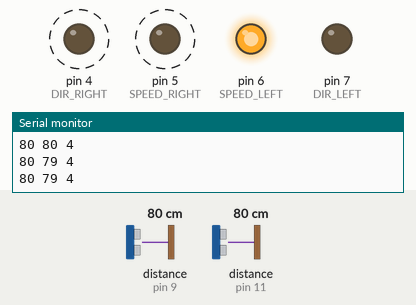
Bench run of a sketch on a simulated Arduino Uno, built with avr-gcc and run on an emulated ATmega328P. On the bench: output pins drawn as LEDs (lit = HIGH), the last lines printed to the serial monitor. Wiring (inferred from the names in the program): 2 × ultrasonic range finder: trigger pin 8, echo pin 9 / trigger pin 12, echo pin 11. Dashed ring = blinking. The inputs (shaded band) are chosen by the test bench; at power-on: distance to the obstacle (sensors on pin 11, pin 9) 80 cm. The echo pulse lasts 58.3 µs per cm; pins used as bus, display or sensor lines are not drawn.

Above: at 1.2 s.
1.3 s: distance to the obstacle (sensor on pin 11) set to 2 cm
At 2.0 s:
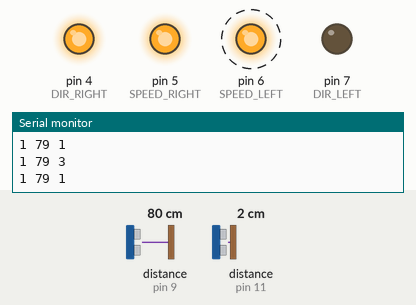
4.3 s: distance to the obstacle (sensor on pin 9) set to 34 cm
7.3 s: distance to the obstacle (sensor on pin 9) set to 27 cm
At 7.55 s:
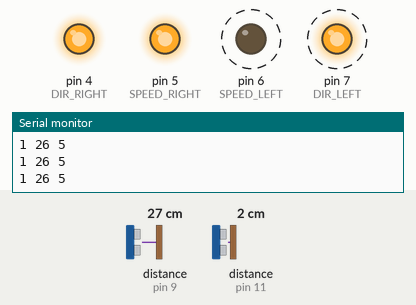
10.3 s: distance to the obstacle (sensor on pin 9) set to 250 cm
13.3 s: distance to the obstacle (sensor on pin 11) set to 17 cm
16.3 s: distance to the obstacle (sensor on pin 11) set to 21 cm
At 16.8 s:
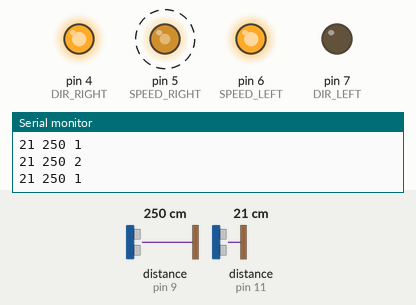
Timing chart, 0 to 20.3 s (numbered marks = the images above; inputs shaded):
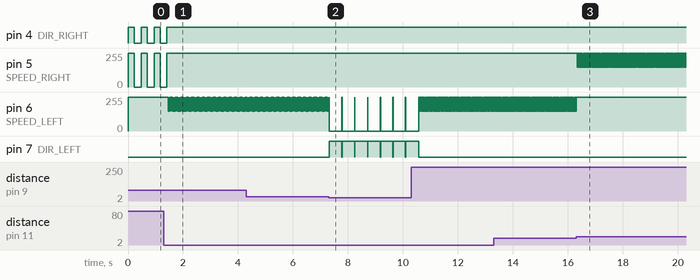

The sketch:

car_lab.ino
```cpp
// 47 - расстояние 56 - скорость / врепед - HIGH  назад - LEFT
#define DIR_RIGHT 4
#define SPEED_RIGHT 5
#define DIR_LEFT 7
#define SPEED_LEFT 6

#define EYE_LEFT_ECHO 11
#define EYE_LEFT_TRIGGER 12

#define EYE_FRONT_ECHO 9
#define EYE_FRONT_TRIGGER 8

void move(int rspeed, int lspeed){
  bool lforward = lspeed <= 0;
  bool rforward = rspeed > 0;
  digitalWrite(DIR_RIGHT, rforward);
  digitalWrite(DIR_LEFT, lforward);
  analogWrite(SPEED_RIGHT, abs(rspeed));
  analogWrite(SPEED_LEFT, abs(lspeed));
}

enum State {
  Stop,
  Forward,
  TurnLeft,
  TurnRight,
  RotateLeft,
  RotateRight
};

State state = State::Forward;

int LD = 20;
int CD = 15;
int FD = 30;

int ld = 0;
int fd = 0;
int rotation_counter = 0;
int prev_ld = 0;
int rotate_delay = 0;

int last_millis = 0;

void set_state(int new_state) {
  if (new_state != state) {
    rotation_counter = 450;
    state = new_state;
  }
}

// int state_forward_run() {
//   move(255, 255);
//   if (fd > CD && CD < ld && ld <FD){
//     return State::Forward;
//   }
//   if (ld > FD){
//     return State::TurnLeft;
//   }
//   if (ld < CD){
//     return State::TurnRight;
//   }
//   if (fd < CD && CD < ld && ld < FD){
//     rotation_counter = 250;
//     return State::RotateRight;
//   }
//   if (fd < FD && ld -prev_ld > LD){
//     rotation_counter = 250;
//     return State::RotateLeft;
//   }


//   if (fd < FD) {
//     return State::Stop;
//   }
// }


int state_forward_run() {
  move(255, 255);
  // if (ld > LD && prev_ld > LD) {
  //   delay(200);
  //   return State::RotateLeft;
  // }
  if (fd < FD) {
    return State::RotateRight;
  }
  if (ld > 40 + 2 && prev_ld > 40 + 2) {
    delay(200);
    return State::RotateLeft;
  }
  if (ld < CD + 5 && prev_ld < CD + 5) {
    return State::TurnRight;
  }
  if (ld > CD + 2 && prev_ld > CD + 2) {
    return State::TurnLeft;
  }

  return State::Forward;
}


int state_stop_run() {
  move(0, 0);
  // if (fd > CD && CD < ld < FD) {
  if (ld < FD) {
    return State::Forward;
  }
  return State::Stop;
}

int state_turn_left_run() {
  move(150, 255);
  // if (fd > CD && CD < ld < FD) {
  // if (ld < FD) {
  //   return State::Forward;
  // }
  // return State::TurnLeft;
  return State::Forward;
}

int state_turn_right_run() {
  move(255, 150);
  // if (fd > CD && CD < ld < FD) {
  // if (ld < FD) {
  //   return State::Forward;
  // }
  // return State::TurnRight;
  return State::Forward;
}

int state_rotate_left_run() {
  move(0, 255);
  if (rotation_counter <= 0) {
    return State::Forward;
  }
  return State::RotateLeft;
}

int state_rotate_right_run() {
  move(255, 0);
  if (rotation_counter <= 0) {
    return State::Forward;
  }
  return State::RotateRight;
}

int process_state() {
  switch (state) {
    case State::Stop:
      return state_stop_run();
    case State::Forward:
      return state_forward_run();
    case State::TurnRight:
      return state_turn_right_run();
    case State::TurnLeft:
      return state_turn_left_run();
    case State::RotateLeft:
      return state_rotate_left_run();
    case State::RotateRight:
      return state_rotate_right_run();
  }
}

void state_run() {
  int new_state = process_state();
  set_state(new_state);
}

void setup() {
  Serial.begin(9600);
  last_millis = millis();
  for(int i = 4; i <= 7; i++){
    pinMode(i, OUTPUT);
  }
  pinMode(EYE_LEFT_ECHO, INPUT);
  pinMode(EYE_LEFT_TRIGGER, OUTPUT);
  pinMode(EYE_FRONT_ECHO, INPUT);
  pinMode(EYE_FRONT_TRIGGER, OUTPUT);
}

void loop() {
  digitalWrite(EYE_FRONT_TRIGGER, LOW);
  delayMicroseconds(5);
  digitalWrite(EYE_FRONT_TRIGGER, HIGH);
  delayMicroseconds(10);
  digitalWrite(EYE_FRONT_TRIGGER, LOW);
  fd = pulseIn(EYE_FRONT_ECHO, HIGH) / 2 / 29.1;

  digitalWrite(EYE_LEFT_TRIGGER, LOW);
  delayMicroseconds(5);
  digitalWrite(EYE_LEFT_TRIGGER, HIGH);
  delayMicroseconds(10);
  digitalWrite(EYE_LEFT_TRIGGER, LOW);
  ld = pulseIn(EYE_LEFT_ECHO, HIGH) / 2 / 29.1;

  state_run();
  if (rotation_counter > 0) {
    rotation_counter -= millis() - last_millis;
  }
  last_millis = millis();
  prev_ld = ld;
  Serial.print(ld);
  Serial.print(" ");
  Serial.print(fd);
  Serial.print(" ");
  Serial.println(state);
}
```

Measured:
- the behaviour switches between 31 and 30 cm on distance to the obstacle (sensor on pin 9) (found by bisection; images 1 and 2)
- after the input at 1.3 s, pin 4 (DIR_RIGHT): goes on until 1.4 s, then stays HIGH; pin 5 (SPEED_RIGHT): goes on until 1.4 s, then stays 255/255; pin 6 (SPEED_LEFT): alternates 255/255 for 0.01 s and 150/255 for 0.01 s, starting after 0.17 s
- after the input at 7.3 s, pin 6 (SPEED_LEFT): alternates 255/255 for 0.01 s and 0/255 for 0.46 s, starting at once; pin 7 (DIR_LEFT): alternates HIGH for 0.46 s and LOW for 0.01 s, starting at once
- after the input at 10.3 s, pin 6 (SPEED_LEFT): alternates 255/255 for 0.02 s and 150/255 for 0.02 s, starting after 0.30 s; pin 7 (DIR_LEFT): goes on until 10.6 s, then stays LOW
- after the input at 16.3 s, pin 5 (SPEED_RIGHT): alternates 255/255 for 0.02 s and 150/255 for 0.02 s, starting after 0.05 s; pin 6 (SPEED_LEFT): goes on until 16.3 s, then stays 255/255
- by itself, pin 4 (DIR_RIGHT): alternates HIGH for 0.21 s and LOW for 0.26 s
- by itself, pin 5 (SPEED_RIGHT): alternates 255/255 for 0.21 s and 0/255 for 0.26 s
